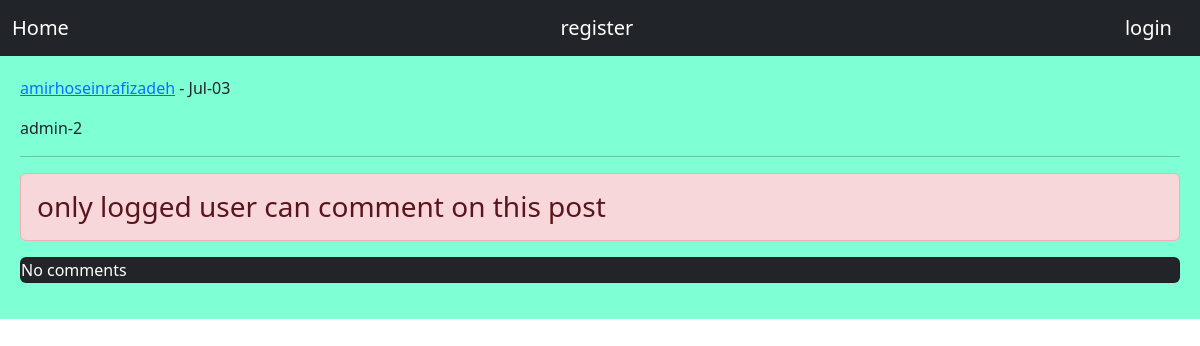
/post/14/admin-2/, run on the app's committed database.
### home/models.py (models this page shows, shortened)
class Posts(models.Model):
    user = models.ForeignKey(User, on_delete=models.CASCADE, related_name='posts')
    body = models.TextField()
    slug = models.SlugField()
    created = models.DateTimeField(auto_now_add=True)
    updated = models.DateTimeField(auto_now=True)
    class Meta:
        ordering = ['-created']

### home/views.py (the view, shortened to what this page needs)
# urls.py: path('post/<int:post_id>/<slug:post_slug>/', views.PostDetailView.as_view(), name='post_detail'),
class PostDetailView(View):
    form_class = CommentCreateForm
    form_class_reply = CommentReplyForm
    def setup(self, request, *args, **kwargs):
        self.post_instance = get_object_or_404(Posts, pk=kwargs['post_id'], slug=kwargs['post_slug'])
        return super().setup(request, *args, **kwargs)
    def get(self, request, *args, **kwargs):
        comments = self.post_instance.post_comments.filter(is_reply=False)
        return render(request, 'home/detail.html', {'post': self.post_instance, 'comments': comments, 'form':self.form_class, 'reply_form':self.form_class_reply})

### home/templates/home/detail.html (shortened to what this page needs)
{%extends 'base.html'%}
{%block content%}
<p><a href="{% url 'account:user_profile' post.user.id %}">{{ post.user.username }}</a> - {{ post.updated|date:"M-d" }}</p>
<p>{{ post.body }}</p><hr>
{% if request.user.is_authenticated %}
<form action="" method="post">
    {% csrf_token %}
    {{form.as_p}}
    <input type="submit" value="SEND">
</form><br>
{% else %}
<h3 class="alert alert-danger">only logged user can comment on this post</h3>
{% endif %}
{% for comment in comments %}
    <div class="card bg-dark text-white">
        <p class="card-header">{{comment.user}} | {{comment.created|timesince}}</p>
        <p class="card-body">{{comment.body}}</p>
        {% if request.user.is_authenticated %}
        <form class="" action="{% url 'home:add_reply' post.id comment.id %}" method="post">
            {% csrf_token %}
            {{ reply_form.as_p }}
            <input type="submit" value="Send Reply">
        </form>
        {% endif %}
        {% with replies=comment.reply_comments.all %}
        {% for reply in replies %}
            <p class="br-info p-2 m-2 ">{{ reply.user }}<br>{{ reply.body }}</p>
        {% endfor %}
        {% endwith %}
    </div><br>
{% empty %}
<p class="card bg-dark text-white">No comments</p>
{% endfor %}
{%endblock%}

### data on the page
Posts: user.username "amirhoseinrafizadeh", updated "Jul-03", body "admin-2"
